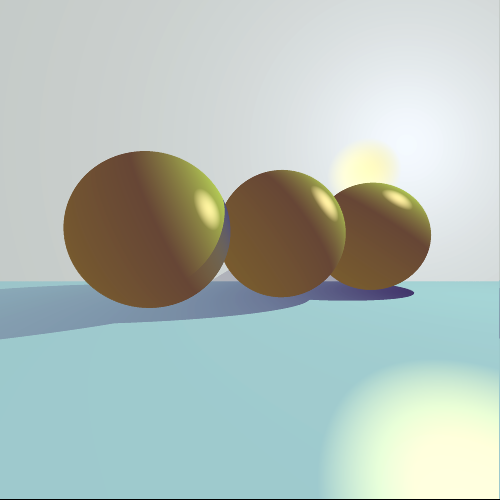
Frame 1 (no input)
Frame 2 (the mouse pressed at the canvas centre, redrawn once): identical to frame 1, image omitted

The Processing sketch that drew this single still picture (run headless with seeded random() and noise(); the mouse was pressed at the canvas centre and the sketch redrawn once):

// Processing sketch: project6
// ── project6.pde
//
// VIZA 656: Image Synthesis
// Name: Anne Fu
// Project 6
//

float specHighlight (PVector znorm, PVector light, PVector viewer, float specStrength) {
  PVector reflect = (PVector.mult(znorm,2.0*(znorm.dot(PVector.mult(light,-1))))).add(light);
  reflect.normalize();
  float specLight = ((max(viewer.dot(reflect), 0.0)-0.9)/(1-0.9))*specStrength;
  if (specLight>1) {
    specLight = 1;
  }
  else if (specLight<0) {
    specLight = 0;
  }
  return specLight;
}

class light {
  PVector Pl;
  PVector lUp, lN0, lN1, lN2; //for areaLight
  PVector normL; //for spotlight
  float lAngle; //for spotlight
  float lS0, lS1, lM, lN; // size & sampling size for arealight
  color colorL;
  String lightType;
  light (String typeL, PVector lightCenter, PVector lightU, PVector lightN, float angleL, float lightSX, float lightSY, float lightX, float lightY, color lightC) {
    lightType = typeL; //point, spot, direct
    Pl = lightCenter; //light position
    lUp = lightU; //up vector for arealight
    normL = lightN; //light direction for spot light & view direction for area light
    lN2 = normL.normalize(); //local coordinates calculations for area light
    lN0 = lUp.cross(normL);
    lN1 = lN2.cross(lN0); 
    lAngle = angleL; //angle for spot light
    lS0 = lightSX; //size of arealight
    lS1 = lightSY;
    lM = lightX; //sublight sections
    lN = lightY;
    colorL = lightC;
  }
  PVector lightRay(PVector hitPoint) {
    PVector lRay;
    switch(lightType) {
      case "direct":
      lRay = normL;
      break;
      default:
      lRay = PVector.sub(hitPoint, Pl);
      break;
    }
    lRay.normalize();
    return lRay;
  }
  float castShadow (PVector hitPoint, PVector lightRay, String sMode, geometry[] sceneGeo) {
    PVector rayL = lightRay;
    float cosTheta = 0;
    if(lightType.equals("direct")) {
      Pl = new PVector(hitPoint.x-lightRay.x*400, hitPoint.y-lightRay.y*400, hitPoint.z-lightRay.z*400);      
    }
    //check for shadow        
    float th = sceneGeo[0].intersect(rayL, Pl, sceneGeo[0].rad);
    for(int j=1; j<scene.length; j=j+1) {
      if (th>sceneGeo[j].intersect(rayL,Pl,sceneGeo[j].rad)) {
        th = sceneGeo[j].intersect(rayL,Pl,sceneGeo[j].rad);
      }
    }
    if((hitPoint.x-Pl.x)/rayL.x>th+0.5 || (lightType.equals("spot") && normL.dot(rayL)<lAngle)) {
      switch(sMode) {
        case "modedR":
        //d/R calculation
        PVector Pray = hitPoint;
        float tempT = 1;
        float dR = 1;
        //trace along light ray
        while (PVector.sub(Pray, Pl).mag() > 1) {
          Pray = PVector.sub(hitPoint, PVector.mult(rayL,tempT));
          tempT = tempT + 1;
          for (int j=2; j<5; j = j+1) {
            //increment if inside sphere -- I should probably use the implicit function for these but since there are only planes and spheres in this scene...
            if(PVector.sub(Pray, scene[j].centerPoint).mag() < scene[j].rad) {
              dR = dR + 1;
            }
          }
        }
        //normalize shadow
        cosTheta = 3*(dR/PVector.sub(Ph, lightPos).mag());
        break;
        case "modeArea":
        //arealight calculation
        PVector tempLightPos = Pl;
        PVector tempLight = lightRay;
        float tempCount = 0;
        float randomOffsetM = random(0,lM-1); //randomizing sublight sequence
        float randomOffsetN = random(0,lN-1);
        for (int j=0; j<lM; j = j+1) {
          for (int k=0; k<lN; k = k+1) {
            //X, Y coordinates essentially simplify to randomized sublight section + random offset for random point within sublight section
            tempLightPos = PVector.add(PVector.add(tempLightPos, PVector.mult(lN0,lS0*(((j+randomOffsetM)% lM)/lM) + random(0,lS0/lM))),PVector.mult(lN1,lS1*(((k+randomOffsetN)%lN)/lN)+ random(0,lS1/lN)));
            tempLight = PVector.sub(hitPoint, tempLightPos);
            tempLight.normalize();
            //check for intersection between light ray and objects in scene
            th = scene[0].intersect(tempLight, tempLightPos, scene[0].rad);
            for(int l=1; l<scene.length; l=l+1) {
              if (th>scene[l].intersect(tempLight,tempLightPos,scene[l].rad)) {
                th = scene[l].intersect(tempLight,tempLightPos,scene[l].rad);
              }
            }
            //increment shadow counter if intersection found
            if((hitPoint.x-tempLightPos.x)/tempLight.x>th+0.5) {
              tempCount = tempCount+1;
            }
          }
        }
        //normalize shadow
        cosTheta = znorm.dot(PVector.mult(rayL, -1))*tempCount/(lM*lN);
        break;
        default:
        cosTheta = znorm.dot(PVector.mult(rayL, -1));
        break;
      }
    }
    return cosTheta;
  }
}

class geometry {
  PVector centerPoint; 
  PVector pNormal;
  String geoType;
  color geoColor;
  color geoDarkColor;
  float rad;
  geometry (PVector position, PVector planeNormal, String type, color objectColor, color darkColor, float radius) {
    centerPoint = position; 
    geoType = type;
    geoColor = objectColor;
    geoDarkColor = darkColor;
    switch(geoType){
      case "sphere":
      rad = radius;
      pNormal = new PVector(0,0,0);
      break;
      case "plane":
      rad = Float.NaN;
      pNormal = planeNormal;
      break;
      default:
      break;
    }
  } 
  PVector normal (PVector hitPoint) {
    PVector geoNorm = new PVector(0,0,0);
    switch(geoType){
      case "sphere":
        geoNorm = PVector.sub(hitPoint, centerPoint);
      break;
      case "plane":
        geoNorm = pNormal;
      break;
      default:
      break;
    }
    geoNorm.normalize();
    return geoNorm;
  }
  float intersect (PVector ray, PVector startPoint, float radius) {
    float intersectPoint=0;
    switch(geoType){
      case "sphere":
        float b = (ray.dot(PVector.sub(centerPoint,startPoint)));
        float c = (PVector.sub(centerPoint,startPoint)).dot(PVector.sub(centerPoint,startPoint))-radius*radius;
        intersectPoint = b - sqrt(b*b-c);
      break;
      case "plane":
        intersectPoint = (pNormal.dot(PVector.sub(centerPoint,startPoint)))/(pNormal.dot(ray));
      break;
      default:
      break;
    }
    if(Float.isNaN(intersectPoint) || intersectPoint<0) { //check for invalid intersection
      intersectPoint = Float.MAX_VALUE;
    }
    return intersectPoint;
  }
}

PImage img, nimg;
float x, y, z;
float sX, sY;
float th;
color lightColor, darkColor, objectColor, specLightColor;
PVector znorm;
PVector light, lightPos;
PVector nL; //for spot, area light
float spotAngle; //for spot light
PVector Pe, Ph, P0;
PVector vView, vUp;
PVector n0, n1, n2;
int totalImageSize;
float ambient, diffuse, specStrength, spec;
color[][] rawColor;
String mode; //shadow calculation mode hard, d/R, area
String lightT; //point, spot, direct

String imgName;
String imgPath;
String nimgPath;

geometry[] scene;
light[] lightSet;

void setup() {
  size(500,500);  
  //camera set up
  Pe = new PVector(0, 0, 200);
  vView = new PVector(0,0,1);
  vView.normalize();
  vUp = new PVector (0,1,0);
  n2 = vView.normalize();
  n0 = (vView.cross(vUp)).normalize();
  n1 = n0.cross(n2);
  P0 = PVector.add(Pe,PVector.mult(n2, 50));
  
    
  lightPos = new PVector(150,100,30);
  //print(lightPos,"\n");
  
  //light setup
  nL = new PVector(-0.5,-1,0.5); //for direct, spot, area
  nL.normalize();
  spotAngle = 0.85;
  ambient = 0.2;
  specStrength = 0.7;
  specLightColor = color(255,247,170);
  
  mode = "";
  lightT = "";
}

void mouseClicked() {
  image(nimg,0,0);
  lightPos.x = mouseX-img.width/2;
  lightPos.y = -(mouseY-img.width/2);
  lightPos.z = 150;
  nL = new PVector(-(mouseX-img.width/2), (mouseY-img.width/2), -200);
  nL.normalize();
  redraw();
}

void keyPressed() {
  if (key == CODED) {
    if (keyCode == UP) {
      Pe.y = Pe.y - 5;
    } 
    else if (keyCode == DOWN) {
      Pe.y = Pe.y + 5;
    }
        else if (keyCode == RIGHT) {
      Pe.x = Pe.x - 5;
    }
    else if (keyCode == LEFT) {
      Pe.x = Pe.x + 5;
    }
    else if (keyCode == ALT) {
      Pe.z = Pe.z - 5;
    }
    else if (keyCode == CONTROL) {
      Pe.z = Pe.z + 5;
    }
  }
  else if (key == 'd') {
    mode = "modedR";
    if(lightT.equals("spot")) {
      lightT = "point";
    }
  }
  else if (key == 'a') {
    mode = "modeArea";
    lightT = "point";
  }
  else if (key == 'h') {
    mode = "";
  }
  else if (key == 'l') {
    lightT = "direct";
    mode = "";
  }
  else if (key == 's') {
    lightT = "spot";
    mode = "";
  }
  redraw();
}

void draw() {
  
  PVector nPlane0 = new PVector(0,1,0);
  nPlane0.normalize();
    
  PVector nPlane1 = new PVector(0,0,1);
  nPlane1.normalize();
      
  scene = new geometry[5];
  scene[0] = new geometry(new PVector(0,-30,0), nPlane0, "plane", color(147,188,190), color(134,167,174), 0);
  scene[1] = new geometry(new PVector(0,0,-50), nPlane1, "plane", color(210,215,218), color(158,163,157), 0);
  scene[2] = new geometry(new PVector(90,10,0), new PVector(0,0,0), "sphere", color(152, 165, 73), color(78,38,43), 40);
  scene[3] = new geometry(new PVector(20,10,30), new PVector(0,0,0), "sphere", color(152, 165, 73), color(78,38,43), 40);
  scene[4] = new geometry(new PVector(-50,10,60), new PVector(0,0,0), "sphere", color(152, 165, 73), color(78,38,43), 40);
  
  lightSet = new light[1];
  lightSet[0] = new light(lightT, lightPos, new PVector(0,1,0), nL, 0.85, 40.0, 40.0, 4.0, 4.0, color(255,247,170));
    
  nimgPath = "./images/output.png";
  nimg = createImage(2000,2000,RGB);
  totalImageSize = nimg.width * nimg.height;
  nimg.loadPixels();
  
  rawColor = new color[nimg.width][nimg.height];

  for (int i = 0; i < totalImageSize-1; i = i + 1) {

    x = (i+1)%nimg.width;
    y = nimg.height-floor(((i+1)/nimg.width))-1;
    
    //shoot ray
    PVector nPe = new PVector((x-nimg.width/2-Pe.x)/5-P0.x, (y-nimg.height/2-Pe.y)/5-P0.y, Pe.z/5-P0.z);
    nPe.normalize();
    
    //initialize for hitpoint calculation
    float tTemp = scene[0].intersect(nPe, Pe, scene[0].rad);
    Ph = PVector.add(Pe, PVector.mult(nPe, tTemp));
    znorm = scene[0].normal(Ph);
    objectColor = scene[0].geoColor;
    darkColor = scene[0].geoDarkColor;
    for(int j=1; j<scene.length; j=j+1) {
      if (tTemp>scene[j].intersect(nPe,Pe,scene[j].rad)) {
        tTemp = scene[j].intersect(nPe,Pe,scene[j].rad);
        Ph = PVector.add(Pe, PVector.mult(nPe,tTemp));
        znorm = scene[j].normal(Ph);
        objectColor = scene[j].geoColor;
        darkColor = scene[j].geoDarkColor;
      }
    }
    znorm.normalize();
    float cosTheta=0;
    float lightCounter=0;
    spec = 0;
    diffuse = 0;
    //shading & shadow casting for each light in scene (only 1 right now)
    for(int j=0; j<lightSet.length; j=j+1) {
      specLightColor = lightSet[j].colorL;
      light = lightSet[j].lightRay(Ph);
      light.normalize();
      
      //shading calculation
      diffuse = diffuse + max(znorm.dot((PVector.mult(light,-1))),0);
      spec = spec + specHighlight(znorm,light,PVector.mult(nPe,-1),specStrength);
      
      //shadow calculation
      cosTheta = cosTheta+lightSet[j].castShadow(Ph, lightSet[j].lightRay(Ph), mode, scene);
      lightCounter = lightCounter+1;
    }
    
    //average values for multiple lights
    diffuse = diffuse/lightCounter;
    spec = spec/lightCounter;
    cosTheta = cosTheta/lightCounter;
    
    //shadow calculated color
    objectColor = color((1-cosTheta)*(red(objectColor))+cosTheta*68,(1-cosTheta)*(green(objectColor))+cosTheta*61,(1-cosTheta)*(blue(objectColor))+cosTheta*105);
    
    //block spec if in shadow
    if(cosTheta>0) {
      spec = 0;
    }
    
    //final color mixing
    nimg.pixels[i] = color((spec*red(specLightColor)+(1-spec)*(diffuse+ambient)*red(objectColor)+(1-diffuse-ambient)*red(darkColor)),(spec*green(specLightColor)+(1-spec)*(diffuse+ambient)*green(objectColor)+(1-diffuse-ambient)*green(darkColor)),(spec*blue(specLightColor)+(1-spec)*(diffuse+ambient)*blue(objectColor)+(1-diffuse-ambient)*blue(darkColor)));
    rawColor[(int) x][(int) y] = nimg.pixels[i];
  }
  
  imgPath = "./images/rasterized.png";
  img = createImage(500,500,RGB);
  totalImageSize = img.width * img.height;
  img.loadPixels();
  
  for (int i = 0; i < totalImageSize-img.width; i = i + 1) {
    x = (i+1)%img.width;
    y = img.height-floor(((i+1)/img.width))-1;
    
    int subX = 4*(int) x;
    int subY = 4*(int) y;
    color avg = rawColor[subX][subY];
    float avgr = red(avg);
    float avgg = green(avg);
    float avgb = blue(avg);

    for (int k=1; k<4; k = k+1){
      for (int j=1; j<4; j = j+1) {
        color a = rawColor[subX+j][subY+k];
        float red = red(a);
        float green = green(a);
        float blue = blue(a);
        avgr = (avgr + red);
        avgg = (avgg + green);
        avgb = (avgb + blue);
      }
    }
    img.pixels[(i)] = color(avgr/9,avgg/9,avgb/9);
  }

  image(img,0,0);
  save(imgPath);
  noLoop();
}
